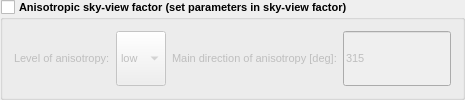
                  <widget class="QGroupBox" name="group_anisotropic">
                   <property name="enabled">
                    <bool>true</bool>
                   </property>
                   <property name="sizePolicy">
                    <sizepolicy hsizetype="Preferred" vsizetype="Preferred">
                     <horstretch>0</horstretch>
                     <verstretch>0</verstretch>
                    </sizepolicy>
                   </property>
                   <property name="font">
                    <font>
                     <pointsize>8</pointsize>
                     <weight>75</weight>
                     <bold>true</bold>
                    </font>
                   </property>
                   <property name="accessibleDescription">
                    <string>anisotropic_svf</string>
                   </property>
                   <property name="title">
                    <string>Anisotropic sky-view factor (set parameters in sky-view factor)</string>
                   </property>
                   <property name="flat">
                    <bool>false</bool>
                   </property>
                   <property name="checkable">
                    <bool>true</bool>
                   </property>
                   <property name="checked">
                    <bool>false</bool>
                   </property>
                   <layout class="QHBoxLayout" name="horizontalLayout_11" stretch="0,0">
                    <item>
                     <layout class="QHBoxLayout" name="horizontalLayout_53">
                      <item>
                       <widget class="QLabel" name="label_53">
                        <property name="sizePolicy">
                         <sizepolicy hsizetype="Preferred" vsizetype="Preferred">
                          <horstretch>0</horstretch>
                          <verstretch>0</verstretch>
                         </sizepolicy>
                        </property>
                        <property name="font">
                         <font>
                          <pointsize>8</pointsize>
                          <weight>50</weight>
                          <bold>false</bold>
                         </font>
                        </property>
                        <property name="text">
                         <string>Level of anisotropy:</string>
                        </property>
                       </widget>
                      </item>
                      <item>
                       <widget class="QComboBox" name="combo_asvf_level">
                        <property name="sizePolicy">
                         <sizepolicy hsizetype="Preferred" vsizetype="Preferred">
                          <horstretch>0</horstretch>
                          <verstretch>0</verstretch>
                         </sizepolicy>
                        </property>
                        <property name="font">
                         <font>
                          <pointsize>8</pointsize>
                          <weight>50</weight>
                          <bold>false</bold>
                         </font>
                        </property>
                        <property name="accessibleDescription">
                         <string>anisotropy_level</string>
                        </property>
                        <item>
                         <property name="text">
                          <string>low</string>
                         </property>
                        </item>
                        <item>
                         <property name="text">
                          <string>high</string>
                         </property>
                        </item>
                       </widget>
                      </item>
                      <item>
                       <widget class="QLabel" name="label_52">
                        <property name="sizePolicy">
                         <sizepolicy hsizetype="Preferred" vsizetype="Preferred">
                          <horstretch>0</horstretch>
                          <verstretch>0</verstretch>
                         </sizepolicy>
                        </property>
                        <property name="font">
                         <font>
                          <pointsize>8</pointsize>
                          <weight>50</weight>
                          <bold>false</bold>
                         </font>
                        </property>
                        <property name="text">
                         <string>Main direction of anisotropy [deg]:</string>
                        </property>
                       </widget>
                      </item>
                      <item>
                       <widget class="QLineEdit" name="line_asvf_dir">
                        <property name="sizePolicy">
                         <sizepolicy hsizetype="Preferred" vsizetype="Preferred">
                          <horstretch>0</horstretch>
                          <verstretch>0</verstretch>
                         </sizepolicy>
                        </property>
                        <property name="font">
                         <font>
                          <pointsize>8</pointsize>
                          <weight>50</weight>
                          <bold>false</bold>
                         </font>
                        </property>
                        <property name="accessibleDescription">
                         <string>anisotropy_direction</string>
                        </property>
                        <property name="inputMask">
                         <string>009</string>
                        </property>
                        <property name="text">
                         <string>315</string>
                        </property>
                        <property name="maxLength">
                         <number>3</number>
                        </property>
                        <property name="frame">
                         <bool>true</bool>
                        </property>
                        <property name="placeholderText">
                         <string/>
                        </property>
                        <property name="clearButtonEnabled">
                         <bool>false</bool>
                        </property>
                       </widget>
                      </item>
                     </layout>
                    </item>
                    <item>
                     <spacer name="horizontalSpacer_4">
                      <property name="orientation">
                       <enum>Qt::Horizontal</enum>
                      </property>
                      <property name="sizeType">
                       <enum>QSizePolicy::Expanding</enum>
                      </property>
                      <property name="sizeHint" stdset="0">
                       <size>
                        <width>0</width>
                        <height>20</height>
                       </size>
                      </property>
                     </spacer>
                    </item>
                   </layout>
                  </widget>
